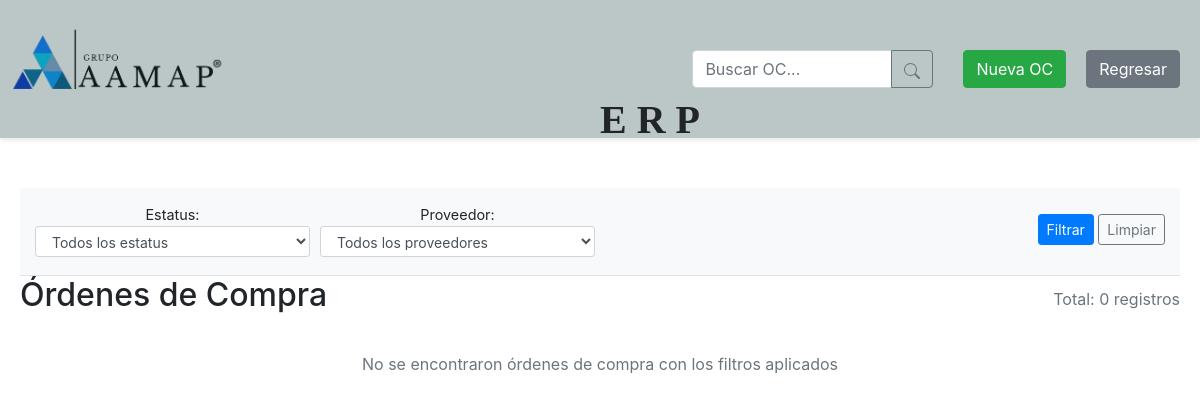
/ERP/compras/ver_ordenes_compra.php (signed in), run on an earlier commit of the app's database.
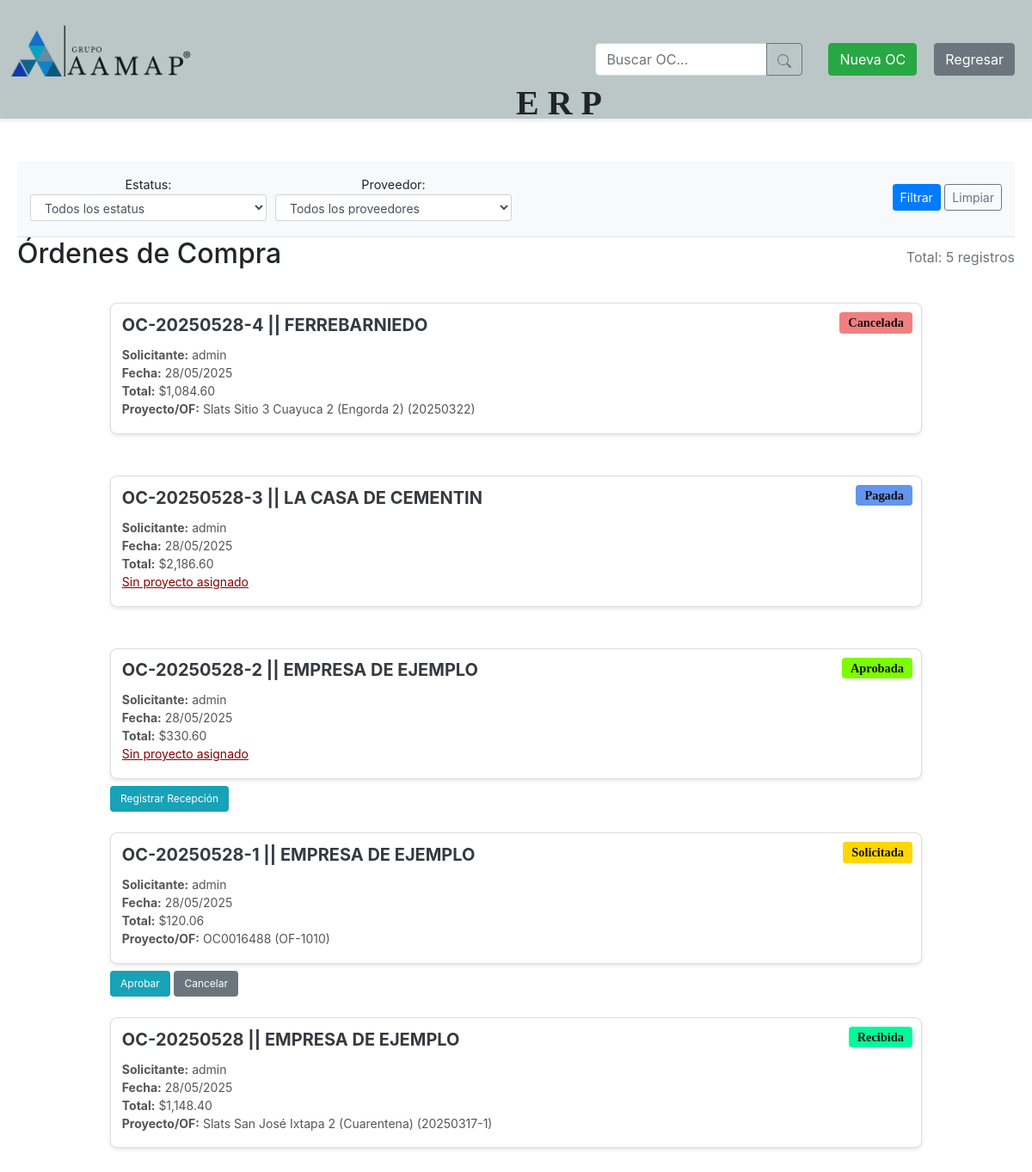
And on a later commit of the database.
### tables this page shows
CREATE TABLE `ordenes_compra` (
  `id_oc` int(11) NOT NULL,
  `folio` varchar(20) NOT NULL,
  `fecha_solicitud` timestamp NOT NULL DEFAULT current_timestamp(),
  `solicitante` int(11) NOT NULL,
  `id_fab` int(11) DEFAULT NULL,
  `fecha_requerida` date NOT NULL,
  `descripcion_destino` text NOT NULL,
  `subtotal` decimal(12,2) DEFAULT 0.00,
  `iva` decimal(12,2) DEFAULT 0.00,
  `total` decimal(12,2) DEFAULT 0.00,
  `id_pr` int(11) NOT NULL,
  `notas` text DEFAULT NULL,
  `activo` tinyint(1) DEFAULT 1,
  `created_at` timestamp NOT NULL DEFAULT current_timestamp()
);

CREATE TABLE `proveedores` (
  `id_pr` int(11) NOT NULL,
  `empresa` varchar(100) NOT NULL,
  `rfc` varchar(20) NOT NULL,
  `contacto` varchar(100) DEFAULT NULL,
  `direccion` varchar(200) DEFAULT NULL,
  `cp` varchar(10) DEFAULT NULL,
  `municipio` varchar(100) DEFAULT NULL,
  `estado` varchar(50) DEFAULT NULL,
  `pais` varchar(50) DEFAULT 'México',
  `telefono` varchar(20) DEFAULT NULL,
  `correo` varchar(100) DEFAULT NULL,
  `iso` tinyint(1) DEFAULT 0,
  `activo` tinyint(1) DEFAULT 1,
  `created_at` timestamp NOT NULL DEFAULT current_timestamp()
);

CREATE TABLE `users` (
  `id` int(11) NOT NULL,
  `username` varchar(50) NOT NULL,
  `password` varchar(90) NOT NULL,
  `role` varchar(50) DEFAULT NULL,
  `nombre` varchar(50) NOT NULL,
  `apellido` varchar(80) NOT NULL
);

CREATE TABLE `proyectos` (
  `cod_fab` varchar(100) NOT NULL,
  `id_cliente` int(11) DEFAULT NULL,
  `nombre` varchar(255) DEFAULT NULL,
  `descripcion` text DEFAULT NULL,
  `id_pedido` int(11) DEFAULT NULL,
  `fecha_entrega` date DEFAULT NULL,
  `etapa` enum('creado','aprobado','directo','rechazado','en proceso','finalizado','facturacion') DEFAULT 'creado',
  `observaciones` text DEFAULT NULL,
  `fecha_creacion` timestamp NOT NULL DEFAULT current_timestamp(),
  `activo` tinyint(1) NOT NULL DEFAULT 1,
  `id_comprador` int(11) DEFAULT NULL
);

### role.php (called while the page is built, shortened)
<?php
if (isset($_SESSION['username'])) {
    $username = $_SESSION['username'];
    $query = $conn->prepare("SELECT role, nombre, apellido FROM users WHERE username = ?");
    $query->bind_param("s", $username);
    $query->execute();
    $result = $query->get_result();
    $user = $result->fetch_assoc();
    if ($user) {
        $role = $user['role'];
    } else {
        echo "Usuario no encontrado.";
    }
} else {
    echo "No has iniciado sesión.";
}
?>

### ERP/compras/ver_ordenes_compra.php (the view, shortened to what the changed rows need)
<?php
require 'C:/xampp/htdocs/db_connect.php';
require 'C:/xampp/htdocs/role.php';
$query = "SELECT
            oc.id_oc,
            oc.folio,
            oc.fecha_solicitud,
            le.estatus,
            oc.total,
            pr.empresa as proveedor,
            COUNT(d.id_detalle) as items,
            of.id_fab,
            p.nombre as proyecto_nombre,
            p.cod_fab,
            u.username,
            u.nombre as solicitante_nombre
          FROM ordenes_compra oc
          LEFT JOIN proveedores pr ON oc.id_pr = pr.id_pr
          LEFT JOIN detalle_orden_compra d ON oc.id_oc = d.id_oc
          LEFT JOIN orden_fab of ON oc.id_fab = of.id_fab
          LEFT JOIN proyectos p ON of.id_proyecto = p.cod_fab
          LEFT JOIN users u ON oc.solicitante = u.id
          LEFT JOIN (
              SELECT id_oc, estatus
              FROM logs_estatus_oc
              WHERE (id_oc, fecha_cambio) IN (
                  SELECT id_oc, MAX(fecha_cambio)
                  FROM logs_estatus_oc
                  GROUP BY id_oc
              )
          ) le ON oc.id_oc = le.id_oc
          WHERE oc.activo = TRUE";
$query .= " GROUP BY oc.id_oc ORDER BY oc.fecha_solicitud DESC";
$result = $conn->query($query);
$ordenes = $result->fetch_all(MYSQLI_ASSOC);
?>
<!DOCTYPE html>
<html lang="es">
<head>
    <link rel="stylesheet" href="https://stackpath.bootstrapcdn.com/bootstrap/4.5.2/css/bootstrap.min.css">
    <link rel="stylesheet" type="text/css" href="/ERP/stprojects.css">
</head>
<body>
<div class="container">
    <div class="oc-header">
        <h2>Órdenes de Compra</h2>
        <div class="text-muted">Total: <?php echo count($ordenes); ?> registros</div>
    </div>
    <div class="proyectos-container px-0">
    <div id="proyectos-container" class="w-100">
        <?php if (!empty($ordenes)): ?>
            <?php foreach ($ordenes as $oc): ?>
                <div class="mb-4 proyecto-card w-100" data-estatus="<?php echo htmlspecialchars($oc['estatus']); ?>">
                    <a href="detalles_oc.php?id=<?php echo urlencode($oc['id_oc']); ?>" class="card-link" target="_blank">
                    <div class="card text-dark w-100">
                        <div class="card-body">
                            <h5 class="card-title text-start"><?php echo htmlspecialchars($oc['folio']); ?> || <?php echo htmlspecialchars($oc['proveedor']); ?></h5>
                            <p class="text-start card-text">
                                <strong>Solicitante:</strong> <?php echo htmlspecialchars($oc['username']); ?><br>
                                <strong>Fecha:</strong> <?php echo date('d/m/Y', strtotime($oc['fecha_solicitud'])); ?><br>
                                <strong>Total:</strong> $<?php echo number_format($oc['total'], 2); ?><br>
                                <?php if (!empty($oc['id_fab'])): ?>
                                    <strong>Proyecto/OF:</strong> <?php echo htmlspecialchars($oc['proyecto_nombre'] ?? 'OF-' . $oc['id_fab']); ?>
                                    (<?php echo htmlspecialchars($oc['cod_fab'] ?? ''); ?>)
                                <?php else: ?>
                                    <span style="color: darkred;"><u>Sin proyecto asignado</u></span>
                                <?php endif; ?>
                            </p>
                            <span class="badge <?php
                                switch($oc['estatus']) {
                                    case 'solicitada': echo 'solicitada'; break;
                                    case 'aprobada': echo 'aprobada'; break;
                                    case 'pagada': echo 'pagada'; break;
                                    case 'recibida': echo 'recibida'; break;
                                    default: echo 'cancelada';
                                }
                            ?> badge-estatus">
                                <?php echo ucfirst($oc['estatus']); ?>
                            </span>
                        </div>
                    </div>
                    <div class="mt-2">
                        <?php if ($oc['estatus'] == 'solicitada' && ($role == 'admin' || $role == 'compras')): ?>
                            <a href="aprobar_oc.php?id=<?php echo $oc['id_oc']; ?>" class="btn btn-info btn-card">Aprobar</a>
                            <a href="cancelar_oc.php?id=<?php echo $oc['id_oc']; ?>" class="btn btn-secondary btn-card">Cancelar</a>
                        <?php endif; ?>
                        <?php if ($oc['estatus'] == 'aprobada' && $role == 'admin'): ?>
                            <a href="recepcion_oc.php?id=<?php echo $oc['id_oc']; ?>" class="btn btn-info btn-card">Registrar Recepción</a>
                        <?php endif; ?>
                    </div>
                </div>
            <?php endforeach; ?>
        <?php else: ?>
            <div class="col-12">
                <p class="text-muted text-center">No se encontraron órdenes de compra con los filtros aplicados</p>
            </div>
        <?php endif; ?>
    </div>
</div>
</div>
</body>
</html>

What changed in the data, as far as the page shows it:
added ordenes_compra: folio "OC-20250528-4", id_pr.empresa "FERREBARNIEDO", solicitante.username "admin", fecha_solicitud "28/05/2025", total "1,084.60", proyectos.nombre "Slats Sitio 3 Cuayuca 2 (Engorda 2)", proyectos.cod_fab "20250322", estatus "Cancelada"
added ordenes_compra: folio "OC-20250528-3", id_pr.empresa "LA CASA DE CEMENTIN", solicitante.username "admin", fecha_solicitud "28/05/2025", total "2,186.60", shows "Sin proyecto asignado", estatus "Pagada"
added ordenes_compra: folio "OC-20250528-2", id_pr.empresa "EMPRESA DE EJEMPLO", solicitante.username "admin", fecha_solicitud "28/05/2025", total "330.60", shows "Sin proyecto asignado", estatus "Aprobada"
added ordenes_compra: folio "OC-20250528-1", id_pr.empresa "EMPRESA DE EJEMPLO", solicitante.username "admin", fecha_solicitud "28/05/2025", total "120.06", proyectos.nombre "OC0016488", proyectos.cod_fab "OF-1010", estatus "Solicitada"
added ordenes_compra: folio "OC-20250528", id_pr.empresa "EMPRESA DE EJEMPLO", solicitante.username "admin", fecha_solicitud "28/05/2025", total "1,148.40", proyectos.nombre "Slats San José Ixtapa 2 (Cuarentena)", proyectos.cod_fab "20250317-1", estatus "Recibida"
Also different on the page:
count($ordenes): "0" → "5"
text no longer shown: "No se encontraron órdenes de compra con los filtros aplicados"
